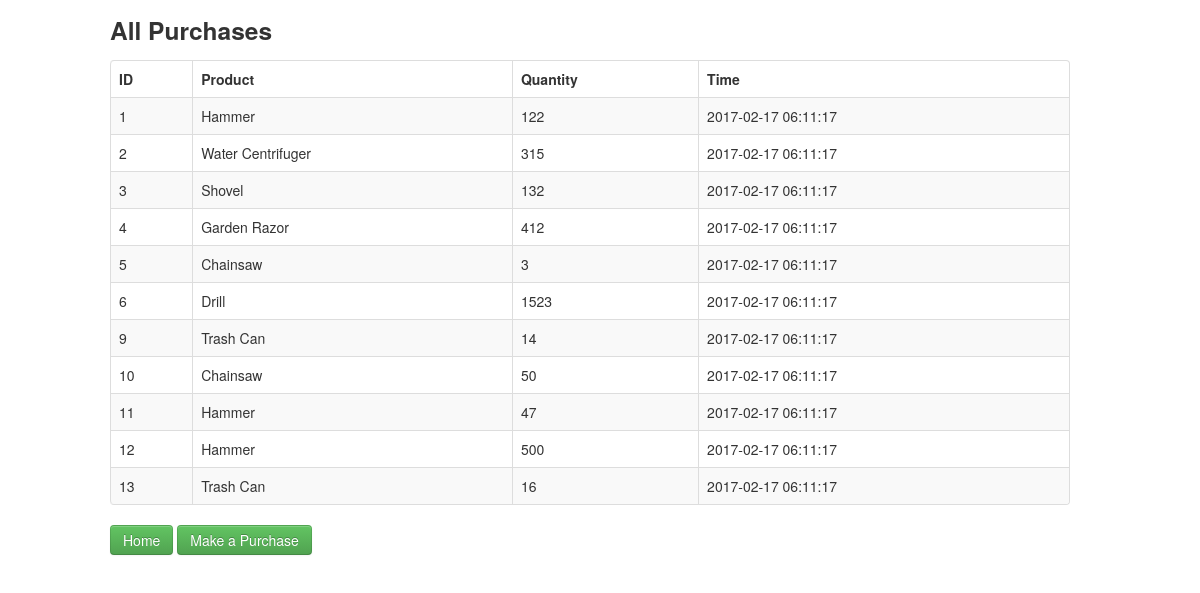
Page /Tarea1/purchase.php on the earlier database version.
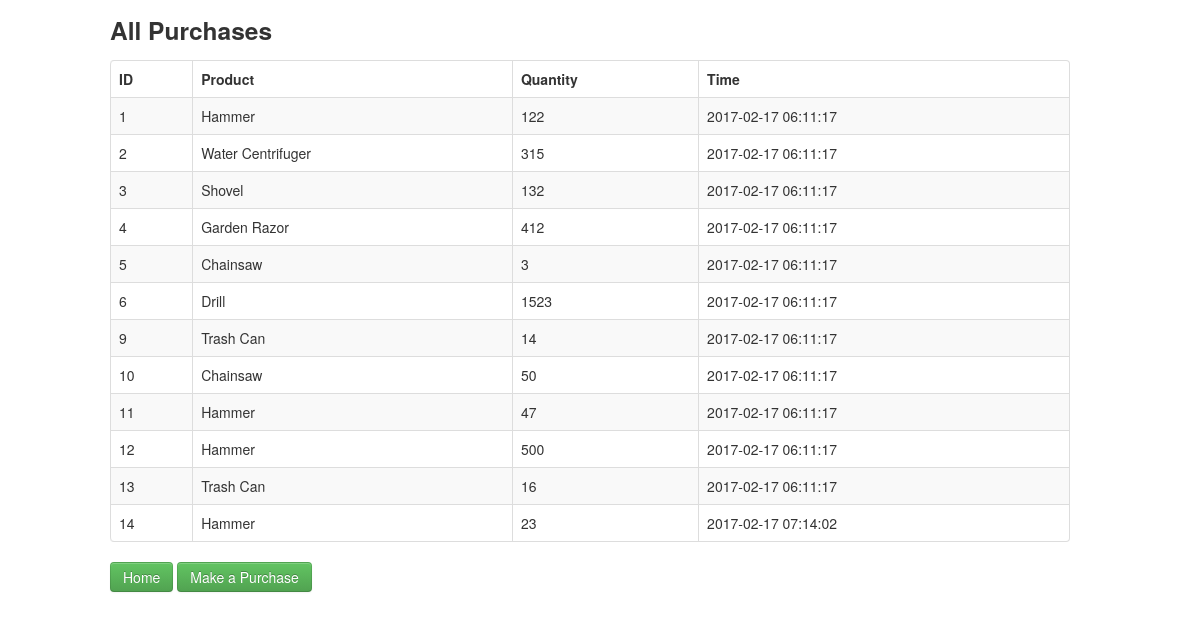
Same page on the later database version.
### tables this page shows
CREATE TABLE `purchaseproduct` (
  `Id` int(11) NOT NULL AUTO_INCREMENT,
  `purchase` int(11) DEFAULT NULL,
  `product` int(11) DEFAULT NULL,
  `quantity` int(11) DEFAULT NULL,
  PRIMARY KEY (`Id`),
  KEY `purchase` (`purchase`),
  KEY `product` (`product`),
  CONSTRAINT `purchaseproduct_ibfk_1` FOREIGN KEY (`purchase`) REFERENCES `purchase` (`Id`) ON DELETE CASCADE ON UPDATE CASCADE,
  CONSTRAINT `purchaseproduct_ibfk_2` FOREIGN KEY (`product`) REFERENCES `product` (`Id`) ON DELETE CASCADE ON UPDATE CASCADE
);

CREATE TABLE `product` (
  `Id` int(11) NOT NULL AUTO_INCREMENT,
  `name` varchar(30) DEFAULT NULL,
  `price` int(11) DEFAULT NULL,
  `department` int(11) DEFAULT NULL,
  `category` int(11) DEFAULT NULL,
  `orders` int(11) DEFAULT NULL,
  PRIMARY KEY (`Id`),
  KEY `department` (`department`),
  KEY `category` (`category`),
  CONSTRAINT `product_ibfk_1` FOREIGN KEY (`department`) REFERENCES `department` (`Id`) ON DELETE CASCADE ON UPDATE CASCADE,
  CONSTRAINT `product_ibfk_2` FOREIGN KEY (`category`) REFERENCES `category` (`Id`) ON DELETE CASCADE ON UPDATE CASCADE
);

CREATE TABLE `purchase` (
  `Id` int(11) NOT NULL AUTO_INCREMENT,
  `manager` int(11) DEFAULT NULL,
  `provider` int(11) DEFAULT NULL,
  `time` timestamp NOT NULL DEFAULT CURRENT_TIMESTAMP ON UPDATE CURRENT_TIMESTAMP,
  PRIMARY KEY (`Id`),
  KEY `manager` (`manager`),
  KEY `provider` (`provider`),
  CONSTRAINT `purchase_ibfk_1` FOREIGN KEY (`manager`) REFERENCES `manager` (`Id`) ON DELETE CASCADE ON UPDATE CASCADE,
  CONSTRAINT `purchase_ibfk_2` FOREIGN KEY (`provider`) REFERENCES `provider` (`Id`) ON DELETE CASCADE ON UPDATE CASCADE
);

### Tarea1/purchase.php (the view, shortened to what this page needs)
<!DOCTYPE html>
<html lang="en">
	<head>
	    <link   href="css/bootstrap.min.css" rel="stylesheet">
	</head>
	<body>
	    <div class="container">
				<div class="row">
		   			<h3>All Purchases</h3>
		   		</div>
				<div class="row">
					<table class="table table-striped table-bordered">
			            <thead>
			                <tr>
			                	<th>ID</th>
			                	<th>Product</th>
			                	<th>Quantity</th>
								<th>Time</th>
			                </tr>
			            </thead>
			            <tbody>
			              	<?php
						   	$pdo = Database::connect();
						   	$sql = 'SELECT purchaseProduct.Id, product.name AS "product", purchaseProduct.quantity, purchase.time FROM purchaseProduct, product, purchase WHERE purchaseProduct.product = product.Id AND purchaseProduct.purchase = purchase.Id ORDER BY purchaseProduct.Id';
						   	foreach ($pdo->query($sql) as $row) {
								echo '<tr>';
	    					   	echo '<td>'. $row['Id'] . '</td>';
	    					  	echo '<td>'. $row['product'] . '</td>';
	    					  	echo '<td>'. $row['quantity'] . '</td>';
								echo '<td>'. $row['time'] . '</td>';
							  	echo '</tr>';
						    }
						  	?>
					    </tbody>
		            </table>
		            <p>
						<a href="index.php" class="btn btn-success">Home</a>
						<a href="makePurchase.php" class="btn btn-success">Make a Purchase</a>
					</p>
	    	</div>
	    </div>
	</body>
</html>

Differences in the rows shown:
added purchaseproduct: Id "14", product.name "Hammer", quantity "23", purchase.time "2017-02-17 07:14:02"
